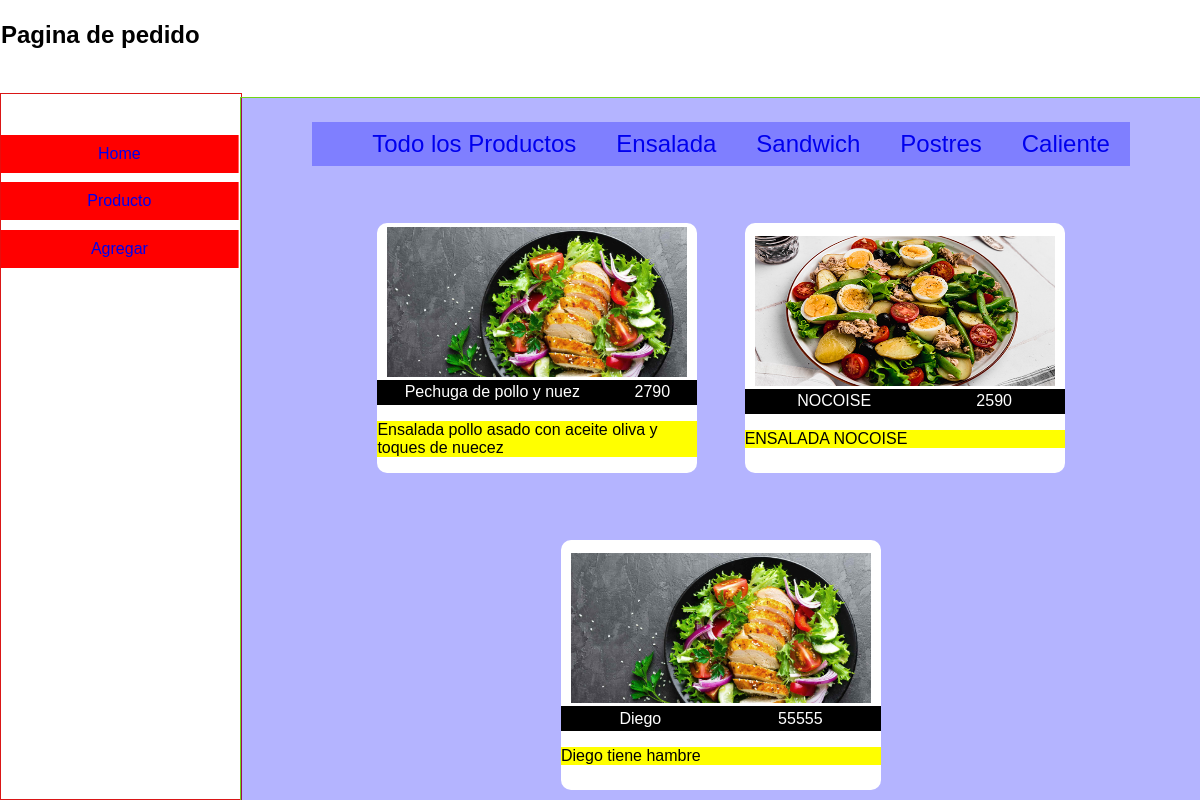
Before: /coffe/pedido/2 with the older database file.
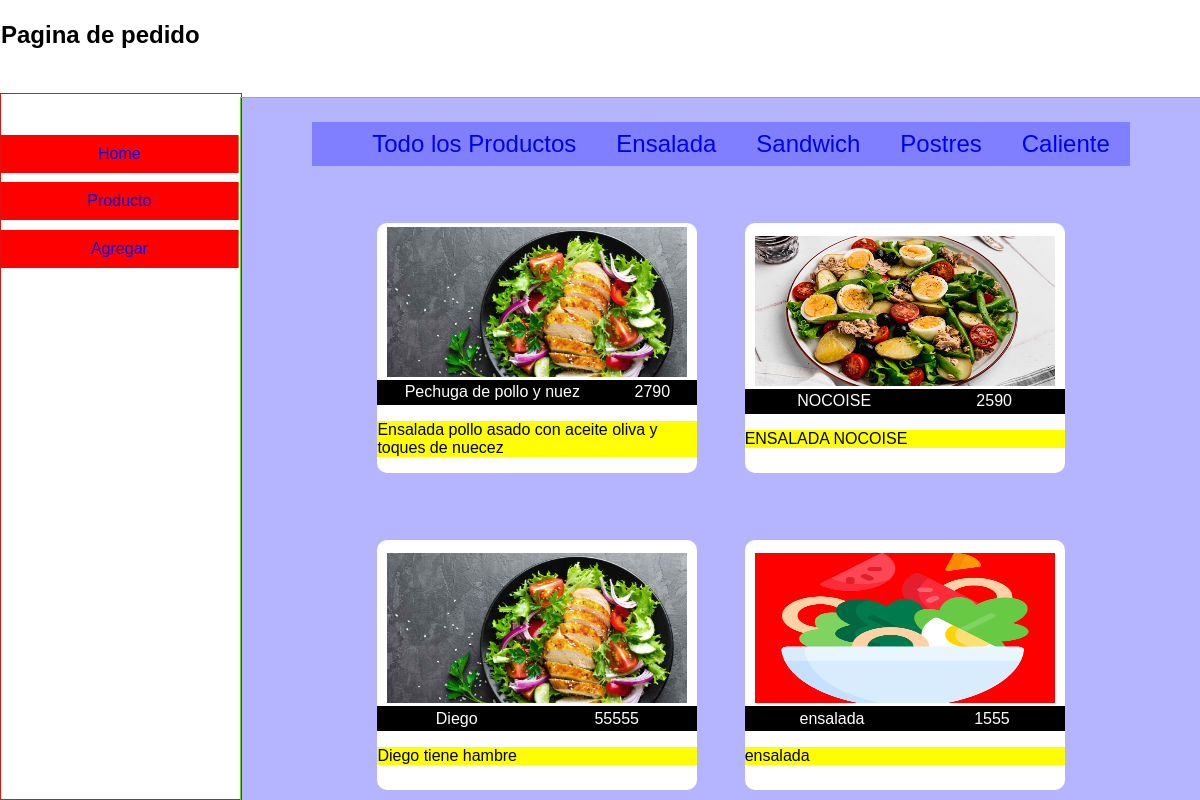
After: the same page with the newer database file.
### coffe/models.py (models this page shows, shortened)
class Categoria(models.Model):
    id_categoria =models.AutoField(db_column='idCate',primary_key=True)
    nombre=models.CharField(max_length=35)

class Producto(models.Model):
    id_producto=models.AutoField(db_column='idProd',primary_key=True)
    nombre=models.CharField(max_length=350)
    imagen=models.ImageField(upload_to='upload')
    descripcion=models.CharField(max_length=400)
    precio=models.IntegerField()
    fk_categoria=models.ForeignKey('Categoria',on_delete=models.CASCADE,db_column='idCate')

### coffe/views.py (the view)
# urls.py: path('pedido/<str:id>',views.pedidosP,name='pedidos'),
def pedidosP(request,id):
     categorias=Categoria.objects.all()
     producto_categoria=Producto.objects.filter(fk_categoria=id)
     return render(request,'coffe/pedido.html',{'producto':producto_categoria,'categorias':categorias})

### coffe/templates/coffe/pedido.html (shortened to what this page needs)
{% load static %}
<!DOCTYPE html>
<html lang="en">
<head>
    <link rel="stylesheet" href="{% static '/css/pedido.css'  %}">
</head>
<body>
    <nav>
        {% if request.user.is_authenticated %}
        <h1>Bienvenido: {{request.user.username}}</h1>
        <a href="{% url 'salir' %}">Salir</a>
        {% else %}
        <h1>Pagina de pedido</h1>
        {% endif %}
    </nav>
    <aside>
        <ul>
            <a href="{% url 'index' %}">Home</a>
            <a href="{% url 'productos' %}">Producto</a>
            <a href="{% url 'BD' %}">Agregar</a>
        </ul>
    </aside>
    <section>
        <div id="categorias">
            <ul>
                <a href="{{0}}" id="btn-cate"> Todo los Productos</a>
            {% for i in categorias   %}
            {% if i.id_categoria == 2 %}
            <a href="{{i.id_categoria}}" id="btn-cate">  Ensalada </a>
            {% elif i.id_categoria == 3 %}
            <a href="{{i.id_categoria}}" id="btn-cate">  Sandwich</a>
            {% elif i.id_categoria == 4 %}
            <a href="{{i.id_categoria}}" id="btn-cate">  Postres</a>
            {% elif i.id_categoria == 5 %}
            <a href="{{i.id_categoria}}" id="btn-cate">  Caliente</a>
            {% endif %}
            {% endfor %}
            </ul>
        </div>
        <div id="list_produc">
            {% if true %}
                {% for p in productos  %}
            <article id="tarjeta-pedido" class="headline">
                <div id="contenido-pedido">
                    <img src="{{p.imagen.url}}" alt="">
                    <div id="detalle"> <p id="nombre">{{p.nombre}}</p> <p id="precio">{{p.precio}}</p></div>
                    <p id="descripcion">
                        {{p.descripcion}}
                    </p>
                </div>
            </article>
            {% endfor %}
            {% else %}
                {% for i in producto  %}
            <article id="tarjeta-pedido" class="headline">
                <div id="contenido-pedido">
                    <img src="{{i.imagen.url}}" alt="">
                    <div id="detalle"> <p id="nombre">{{i.nombre}}</p> <p id="precio">{{i.precio}}</p></div>
                    <p id="descripcion">
                        {{i.descripcion}}
                    </p>
                </div>
            </article>
            {% endfor %}
            {% endif %}
        </div>
    </section>
</body>
</html>

Changed rows visible on the page:
added Producto: imagen (picture), nombre "ensalada", precio "1555", descripcion "ensalada"
